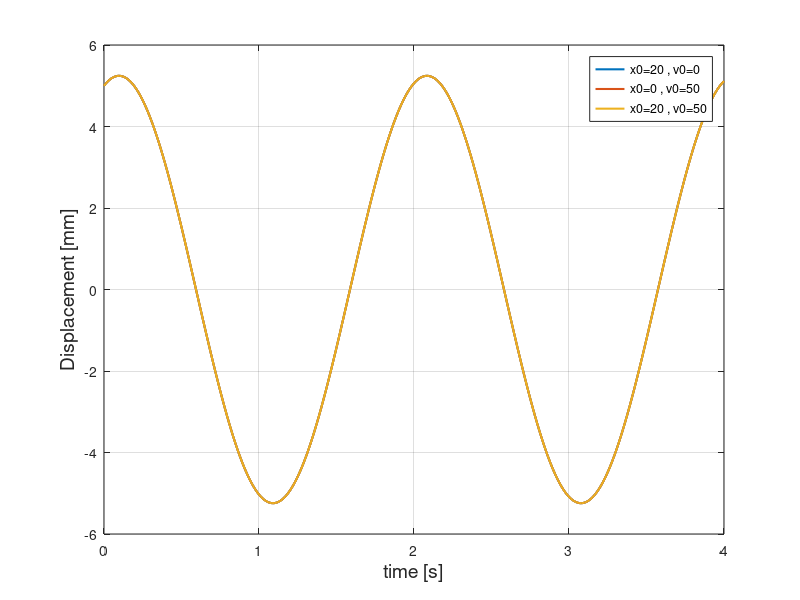

This chart was generated by the following MATLAB code:
clc;
clear;
close all;

k = 100; % N/m spring constant
m = 10; % kg
omega = sqrt(k/m); % circular frequency rad/s
f = omega/(2*pi); % natural frequency in Hz (1/s)
T = 1/f; % period

t = 0:0.01:4;

disp('Initial Conditions for Case 1:');
x_0 = input('x_0 [mm]: ');
v_0 = input('v_0 [mm/s]: ');

x1 = x_0 * cos(omega*t) + v_0/omega * sin(omega*t);

plot(t, x1, 'LineWidth', 1.5);
hold on;

disp('Initial Conditions for Case 2:');
x_0 = input('x_0 [mm]: ');
v_0 = input('v_0 [mm/s]: ');

x2 = x_0 * cos(omega*t) + v_0/omega * sin(omega*t);

plot(t, x2 , 'LineWidth', 1.5);

disp('Initial Conditions for Case 3:');
x_0 = input('x_0 [mm]: ');
v_0 = input('v_0 [mm/s]: ');

x3 = x_0 * cos(omega*t) + v_0/omega * sin(omega*t);

plot(t, x3, 'LineWidth', 1.5);

xlabel('time [s]', 'fontsize', 14);
ylabel('Displacement [mm]', 'fontsize', 14);
grid on;
legend('x0=20 , v0=0', 'x0=0 , v0=50', 'x0=20 , v0=50');
